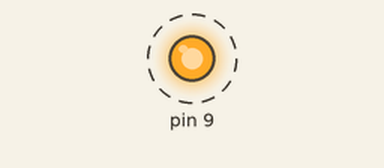
The sketch below on a simulated Arduino Uno, built with avr-gcc and run on an emulated ATmega328P. Parts: output pins drawn as LEDs (lit = HIGH). Dashed ring = blinking.

Above: at 0.2 s.
Timing chart, 0 to 3.0 s (numbered marks = the images above):
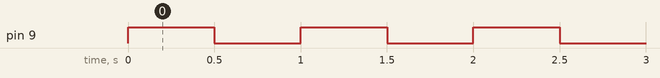

Measured:
- by itself, pin 9: alternates HIGH for 0.50 s and LOW for 0.50 s

The sketch:

for_loop.ino
```cpp
void setup() {
  pinMode(9, OUTPUT);

}

void loop() {
 for( int i =1 ; i <=7 ; i++);
 {
digitalWrite(9,HIGH);
delay(500);
digitalWrite(9,LOW);
delay(500);
}
 }
```
